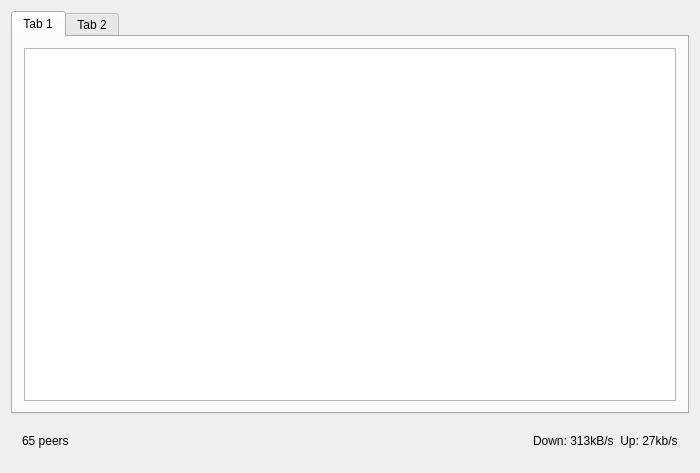
<?xml version="1.0" encoding="UTF-8"?>
<ui version="4.0">
 <class>MainWindow</class>
 <widget class="QMainWindow" name="MainWindow">
  <property name="geometry">
   <rect>
    <x>0</x>
    <y>0</y>
    <width>700</width>
    <height>473</height>
   </rect>
  </property>
  <property name="windowTitle">
   <string>Arbore</string>
  </property>
  <widget class="QWidget" name="centralWidget">
   <layout class="QVBoxLayout" name="verticalLayout_2">
    <item>
     <widget class="QTabWidget" name="tabWidget">
      <property name="currentIndex">
       <number>0</number>
      </property>
      <widget class="QWidget" name="tab">
       <attribute name="title">
        <string>Tab 1</string>
       </attribute>
       <layout class="QVBoxLayout" name="verticalLayout">
        <item>
         <widget class="QListView" name="downloadListView"/>
        </item>
       </layout>
      </widget>
      <widget class="QWidget" name="tab_2">
       <attribute name="title">
        <string>Tab 2</string>
       </attribute>
      </widget>
     </widget>
    </item>
    <item>
     <widget class="QWidget" name="statusBar" native="true">
      <layout class="QHBoxLayout" name="horizontalLayout">
       <item>
        <widget class="QLabel" name="peerslabel">
         <property name="text">
          <string>65 peers</string>
         </property>
        </widget>
       </item>
       <item>
        <spacer name="horizontalSpacer">
         <property name="orientation">
          <enum>Qt::Horizontal</enum>
         </property>
         <property name="sizeHint" stdset="0">
          <size>
           <width>40</width>
           <height>20</height>
          </size>
         </property>
        </spacer>
       </item>
       <item>
        <widget class="QLabel" name="statslabel">
         <property name="text">
          <string>Down: 313kB/s  Up: 27kb/s</string>
         </property>
        </widget>
       </item>
      </layout>
     </widget>
    </item>
   </layout>
  </widget>
 </widget>
 <layoutdefault spacing="6" margin="11"/>
 <resources/>
 <connections/>
</ui>
